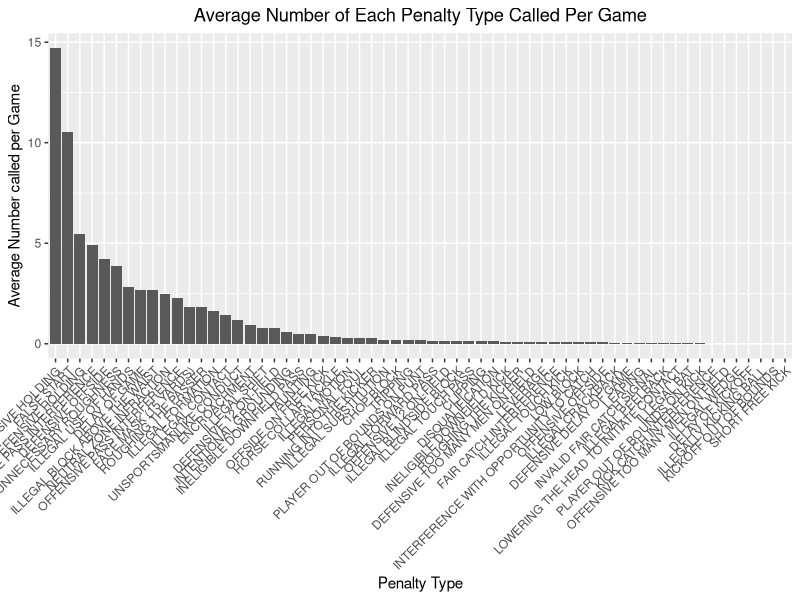
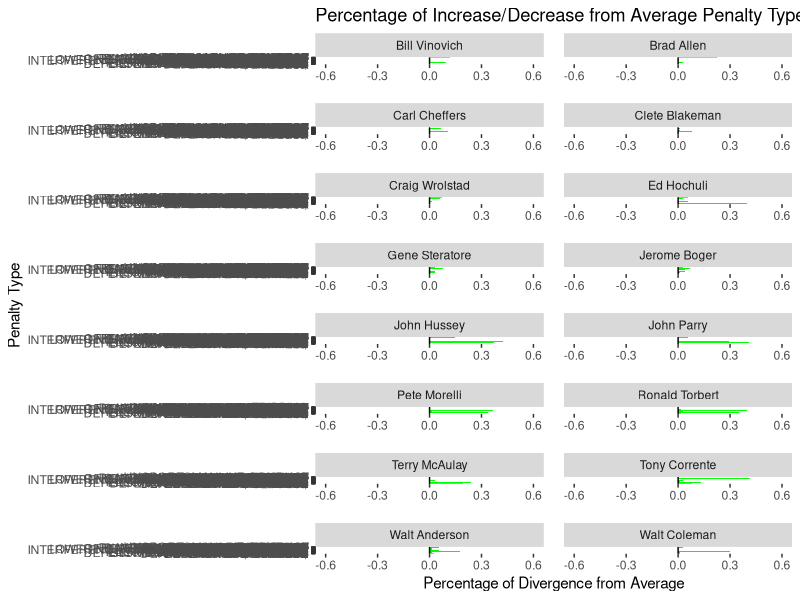

Reproduce these figures in R, in order.
## ---- chunk 1
knitr::opts_chunk$set(echo = FALSE)

knitr::opts_chunk$set(message = FALSE,
                      warning = FALSE)

## ---- chunk 2

#Putting Together Data
library(dplyr)
library(ggplot2)

df_ref <- read.csv('./data/df_ref.csv')

#Calculating Average ref data
totalNumberOfGames = nlevels(as.factor(paste(df_ref$GameDate, df_ref$Home)))

#Calculating number of games each ref worked
totalNumberOfGamesByRef <- unique(df_ref[c("Referee", "GameDate")]) %>% group_by(Referee) %>% summarize(numReffed = n())


#Adding the total game numbers to the df_ref
df_ref = merge(df_ref, totalNumberOfGamesByRef, by = "Referee")


#Getting average penalty types called for all refs
averagePenaltyTypeCalled = table(df_ref$PenaltyType) / totalNumberOfGames

#Getting Average called by refs
PenTypeCounts <- df_ref %>% group_by(Referee, PenaltyType) %>% 
    summarize(Freq = n() / numReffed[1])

#Removing NA/Other Categories
PenTypeCounts <- PenTypeCounts[!is.na(PenTypeCounts$Referee),]
PenTypeCounts <- PenTypeCounts[PenTypeCounts$PenaltyType != "OTHER",]

#Changing Data sorted by ref to diversion from average of all refs
for (penType in levels(df_ref$PenaltyType)){
  PenTypeCounts[PenTypeCounts$PenaltyType == penType,]$Freq = 
 1  - PenTypeCounts[PenTypeCounts$PenaltyType == penType,]$Freq/as.double(averagePenaltyTypeCalled[penType])
}

ggplot(as.data.frame(averagePenaltyTypeCalled), aes(x = reorder(Var1, - Freq), y = Freq)) + geom_bar(stat = "identity") + theme(plot.title = element_text(hjust = 0.5), axis.text.x  = element_text(angle=45, hjust = 1)) + xlab("Penalty Type") + ylab("Average Number called per Game") + ggtitle("Average Number of Each Penalty Type Called Per Game")

## ---- chunk 3
#Setting Color Scheme
PenTypeCounts$FreqType = PenTypeCounts$Freq < 0

#Plotting Data Faceted by Ref
ggplot(PenTypeCounts, aes(x=PenaltyType, y=Freq, fill=FreqType))+
  geom_bar(stat="identity",position="identity")+ ggtitle("Percentage of Increase/Decrease from Average Penalty Type Called") + xlab("Penalty Type") + ylab("Percentage of Divergence from Average") + scale_fill_manual(values = c("green","red"), guide = FALSE)+ facet_wrap(~Referee, nrow = 8, ncol = 2, scales = 'free_x') + coord_flip() + ylim(-0.6, 0.6) + geom_hline(yintercept=0) + theme(panel.spacing = unit(1, "lines"))

